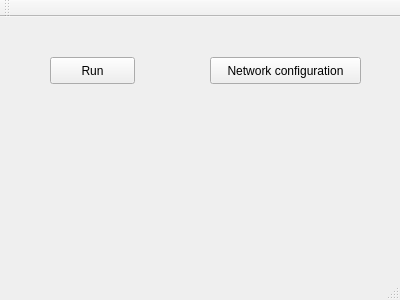
<?xml version="1.0" encoding="UTF-8"?>
<ui version="4.0">
 <class>MainWindow</class>
 <widget class="QMainWindow" name="MainWindow">
  <property name="geometry">
   <rect>
    <x>0</x>
    <y>0</y>
    <width>400</width>
    <height>300</height>
   </rect>
  </property>
  <property name="windowTitle">
   <string>MainWindow</string>
  </property>
  <widget class="QWidget" name="centralWidget">
   <widget class="QPushButton" name="run_pushButton">
    <property name="geometry">
     <rect>
      <x>50</x>
      <y>40</y>
      <width>85</width>
      <height>27</height>
     </rect>
    </property>
    <property name="text">
     <string>Run</string>
    </property>
   </widget>
   <widget class="QPushButton" name="networkConfig_pushButton">
    <property name="geometry">
     <rect>
      <x>210</x>
      <y>40</y>
      <width>151</width>
      <height>27</height>
     </rect>
    </property>
    <property name="text">
     <string>Network configuration</string>
    </property>
   </widget>
  </widget>
  <widget class="QMenuBar" name="menuBar">
   <property name="geometry">
    <rect>
     <x>0</x>
     <y>0</y>
     <width>400</width>
     <height>27</height>
    </rect>
   </property>
  </widget>
  <widget class="QToolBar" name="mainToolBar">
   <attribute name="toolBarArea">
    <enum>TopToolBarArea</enum>
   </attribute>
   <attribute name="toolBarBreak">
    <bool>false</bool>
   </attribute>
  </widget>
  <widget class="QStatusBar" name="statusBar"/>
 </widget>
 <layoutdefault spacing="6" margin="11"/>
 <resources/>
 <connections/>
</ui>
